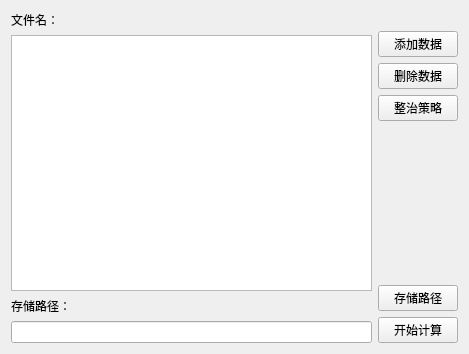
<?xml version="1.0" encoding="UTF-8"?>
<ui version="4.0">
 <class>QgsPattern</class>
 <widget class="QWidget" name="QgsPattern">
  <property name="geometry">
   <rect>
    <x>0</x>
    <y>0</y>
    <width>469</width>
    <height>354</height>
   </rect>
  </property>
  <property name="windowTitle">
   <string>Form</string>
  </property>
  <layout class="QGridLayout" name="gridLayout">
   <item row="0" column="0">
    <layout class="QHBoxLayout" name="horizontalLayout_5">
     <item>
      <layout class="QVBoxLayout" name="verticalLayout_8">
       <item>
        <widget class="QLabel" name="label_7">
         <property name="text">
          <string>文件名：</string>
         </property>
        </widget>
       </item>
       <item>
        <widget class="QListView" name="listView_4"/>
       </item>
       <item>
        <widget class="QLabel" name="label_8">
         <property name="text">
          <string>存储路径：</string>
         </property>
        </widget>
       </item>
       <item>
        <widget class="QLineEdit" name="lineEdit_4"/>
       </item>
      </layout>
     </item>
     <item>
      <layout class="QVBoxLayout" name="verticalLayout_9">
       <item>
        <widget class="QLabel" name="label_2">
         <property name="text">
          <string/>
         </property>
        </widget>
       </item>
       <item>
        <widget class="QPushButton" name="pushButton_19">
         <property name="text">
          <string>添加数据</string>
         </property>
        </widget>
       </item>
       <item>
        <widget class="QPushButton" name="pushButton_20">
         <property name="text">
          <string>删除数据</string>
         </property>
        </widget>
       </item>
       <item>
        <widget class="QPushButton" name="pushButton_21">
         <property name="text">
          <string>整治策略</string>
         </property>
        </widget>
       </item>
       <item>
        <spacer name="verticalSpacer_5">
         <property name="orientation">
          <enum>Qt::Vertical</enum>
         </property>
         <property name="sizeHint" stdset="0">
          <size>
           <width>20</width>
           <height>40</height>
          </size>
         </property>
        </spacer>
       </item>
       <item>
        <widget class="QPushButton" name="pushButton_23">
         <property name="text">
          <string>存储路径</string>
         </property>
        </widget>
       </item>
       <item>
        <widget class="QPushButton" name="pushButton_24">
         <property name="text">
          <string>开始计算</string>
         </property>
        </widget>
       </item>
      </layout>
     </item>
    </layout>
   </item>
  </layout>
 </widget>
 <resources/>
 <connections/>
</ui>
